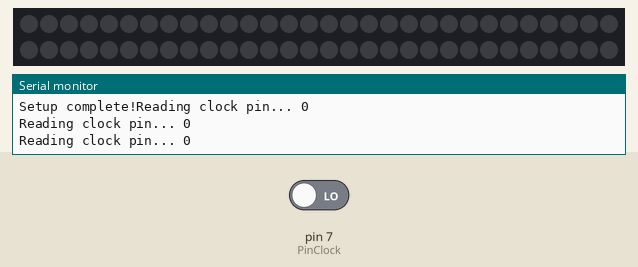
A sketch run on a simulated Arduino Uno, built with avr-gcc and run on an emulated ATmega328P. Shown: 60 RGB LEDs in strip order, left to right, continuing on the next row, the last lines printed to the serial monitor. The test bench sets the inputs (shaded band); at power-on: pin 7 (PinClock) LOW.

Above: at 1.3 s.
1.4 s: pin 7 (PinClock) driven HIGH
At 1.9 s:
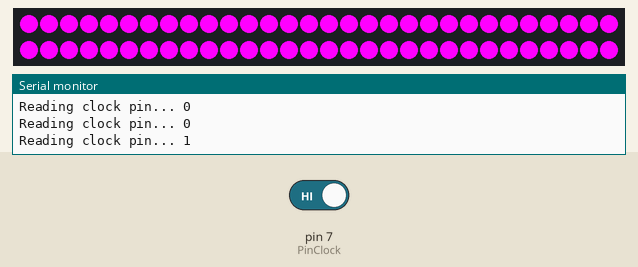
3.0 s: pin 7 (PinClock) driven LOW
At 3.4 s:
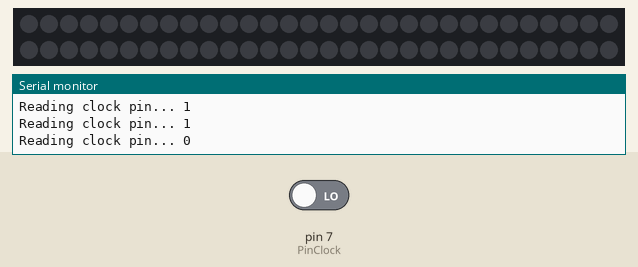
Timing chart, 0 to 6.0 s (numbered marks = the images above; inputs shaded):
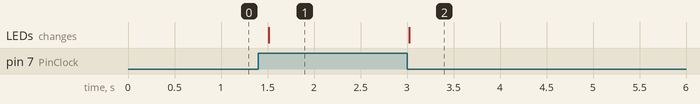

The sketch:

PlantLamp.ino
```cpp
#include <Adafruit_NeoPixel.h>

// Parameter config
#define PIN 6 // The digital pin we use to control neopixel strip
#define PinClock 7 // Timing control pin we use to control lighting using RPi. A zero means we should not activate lighting

// The number of pixels on the neopixel strip
#define NUMPIXELS 60

int delayval = 500; // delay for half a second

// Initial neopixel object
Adafruit_NeoPixel pixels = Adafruit_NeoPixel(NUMPIXELS, PIN, NEO_GRB + NEO_KHZ800);

void setup()
{

  pixels.begin(); // This initializes the NeoPixel library.
  pinMode(PinClock, INPUT);
  Serial.begin(9600);
  Serial.print("Setup complete!");

}

void loop()
{

  // Only activate lighting if lighting control pin IS NOT set to LOW
  Serial.print("Reading clock pin... ");
  Serial.print(digitalRead(PinClock));
  Serial.print("\n");

  if(digitalRead(PinClock) != LOW)
  {
    for(int i=0;i < NUMPIXELS; i++)
    {
      pixels.setPixelColor(i, pixels.Color(255,0,255 )); // Purple light.
    }

    pixels.show(); // This sends the updated pixel color to the hardware.
  }
  else
  {
    for(int i=0;i < NUMPIXELS; i++)
    {
      pixels.setPixelColor(i, pixels.Color(0,0,0 )); // Purple light.
    }

    pixels.show(); // This sends the updated pixel color to the hardware.
  }


  delay(delayval); // Delay for a period of time (in milliseconds).

}
```

Measured:
- after the input at 1.4 s, the LEDs: change after 0.11 s (image 1)
- after the input at 3.0 s, the LEDs: change at once (image 2)
